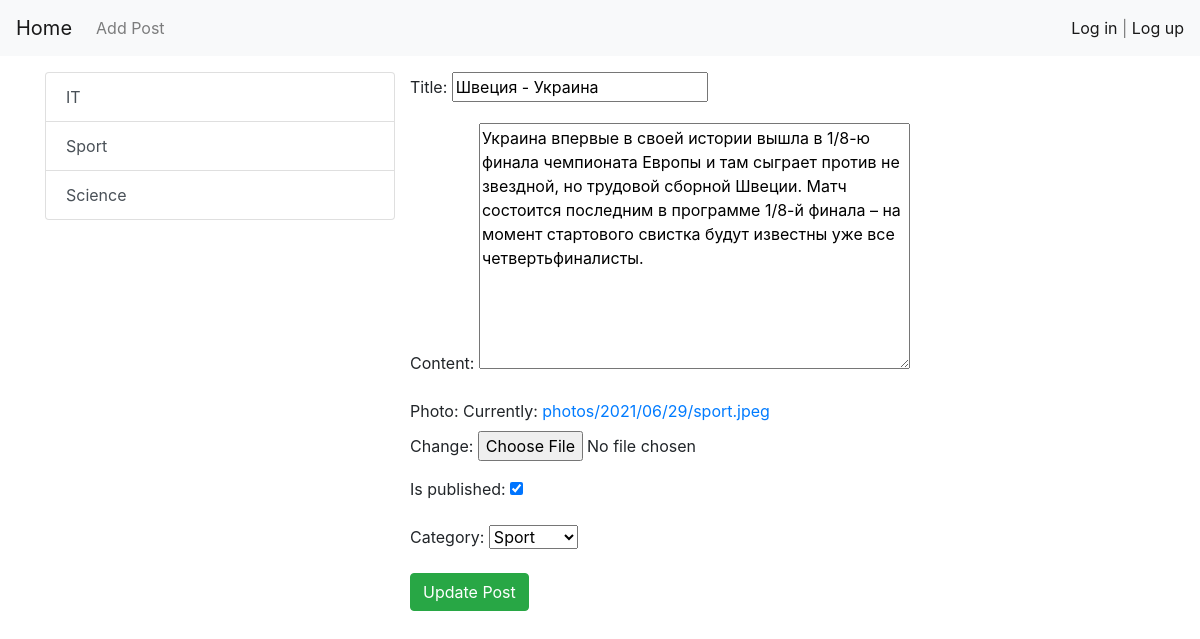
/2/update_post/, run on the app's committed database.
### news/models.py (models this page shows, shortened)
class Category(models.Model):
    title = models.CharField(max_length=150)
    def get_absolute_url(self):
        return reverse('category', kwargs={"category_id": self.pk})
    def __str__(self):
        return self.title

class Post(models.Model):
    title = models.CharField(max_length=150)
    content = models.TextField()
    created_at = models.DateTimeField(auto_now_add=True)
    updated_at = models.DateTimeField(auto_now=True)
    photo = models.ImageField(upload_to='photos/%Y/%m/%d/')
    is_published = models.BooleanField(default=True)
    category = models.ForeignKey('Category', on_delete=models.PROTECT, null=True)
    class Meta:
        ordering = ['-created_at']

### news/views.py (the view)
# urls.py: path('<int:pk>/update_post/', Update_Post.as_view(), name='update_post'),
class Update_Post(UpdateView):
    model = Post
    template_name = 'news/update_post.html'
    fields = '__all__'
    def get_context_data(self, **kwargs):
        context = super().get_context_data(**kwargs)
        context['category'] = Category.objects.all()
        return context

### news/templates/news/update_post.html (shortened to what this page needs)
{% extends "base.html" %}
{% block sitebar %}
<div class="col-md-4">
    <div class="list-group">
        {% for categ in category %}
            <a href="{{categ.get_absolute_url}}" class="list-group-item list-group-item-action">{{categ.title}}</a>
        {% endfor %}
    </div>
</div>
{% endblock %}
{% block content %}
<form method="post" enctype="multipart/form-data">
    {{ form.as_p }}
    <button class='btn btn-success' type='submit'>Update Post</button>
</form>
{% endblock %}

### data on the page
Category: title "IT"
Category: title "Sport"
Category: title "Science"
Post: title "Швеция - Украина", content "Украина впервые в своей истории вышла в 1/8-ю финала чемпионата Европы и там сыграет против не звездной, но трудовой сборной Швеции. Матч состоится последним в программе 1/8-й финала – на момент стартового свистка будут известны уже все четвертьфиналисты.", is_published "☑", category "Sport"
